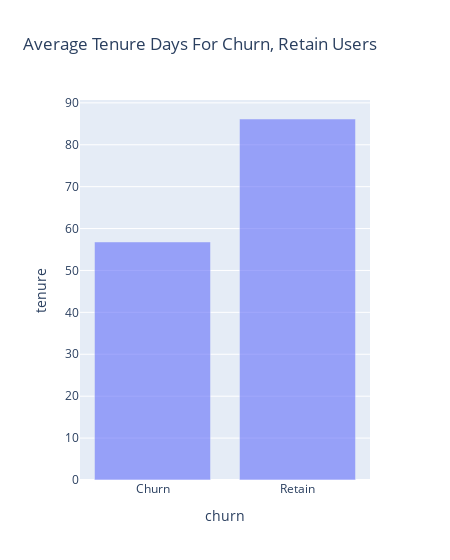

The notebook cell saved with this chart:
### Code cell
px.bar(df_tenure_check,
       x=df_tenure_check.index,
       y='tenure',
       title='average tenure days for churn, retain users'.title(),
       width=450,
       opacity=0.6
       )

# Plot shows churn user have relatively less tenure days. Metric: tenure

### Figure 1 — Plotly figure (JSON) as saved in the notebook; plotly's stock layout.template omitted (floating-point values rounded to 4 significant figures)
{"data": [{"alignmentgroup": "True", "hovertemplate": "churn=%{x}<br>tenure=%{y}<extra></extra>", "legendgroup": "", "marker": {"color": "#636efa", "opacity": 0.6, "pattern": {"shape": ""}}, "name": "", "offsetgroup": "", "orientation": "v", "showlegend": false, "textposition": "auto", "x": ["Churn", "Retain"], "xaxis": "x", "y": [56.81, 86.14], "yaxis": "y", "type": "bar"}], "layout": {"xaxis": {"anchor": "y", "domain": [0.0, 1.0], "title": {"text": "churn"}}, "yaxis": {"anchor": "x", "domain": [0.0, 1.0], "title": {"text": "tenure"}}, "legend": {"tracegroupgap": 0}, "title": {"text": "Average Tenure Days For Churn, Retain Users"}, "barmode": "relative", "width": 450}}
